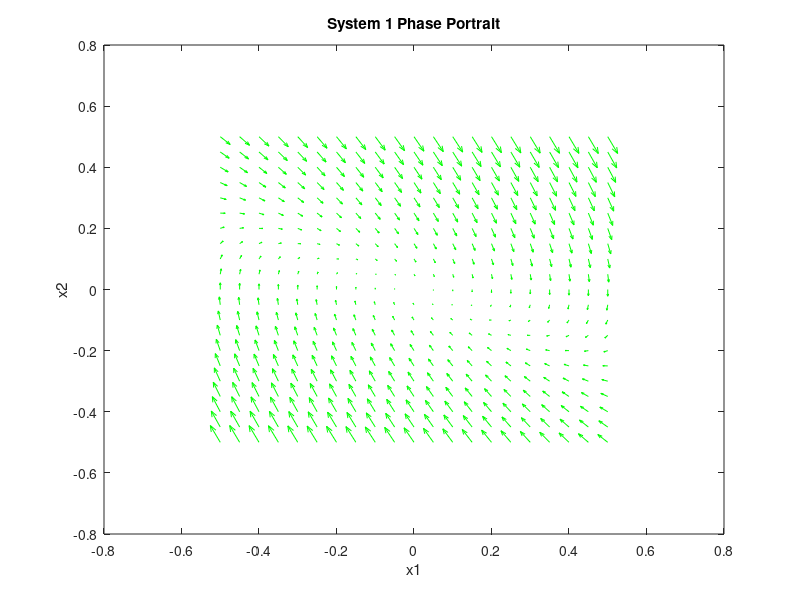
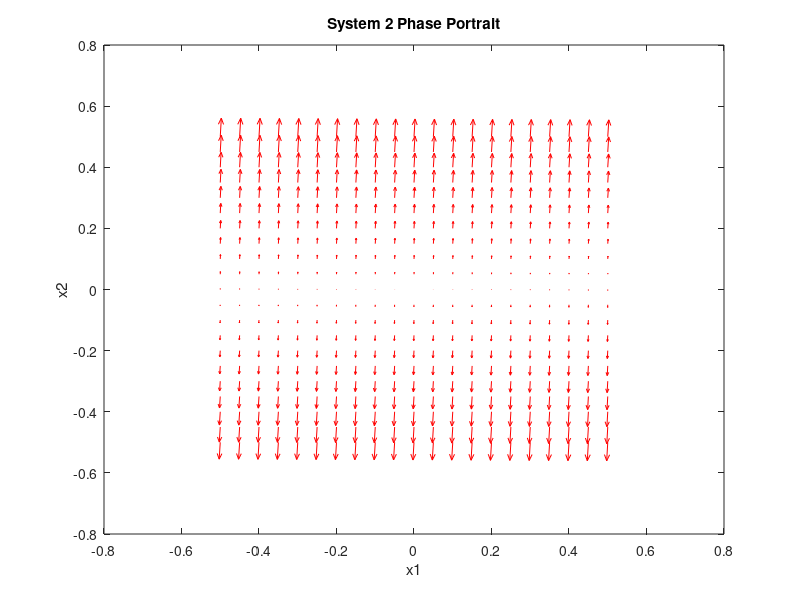
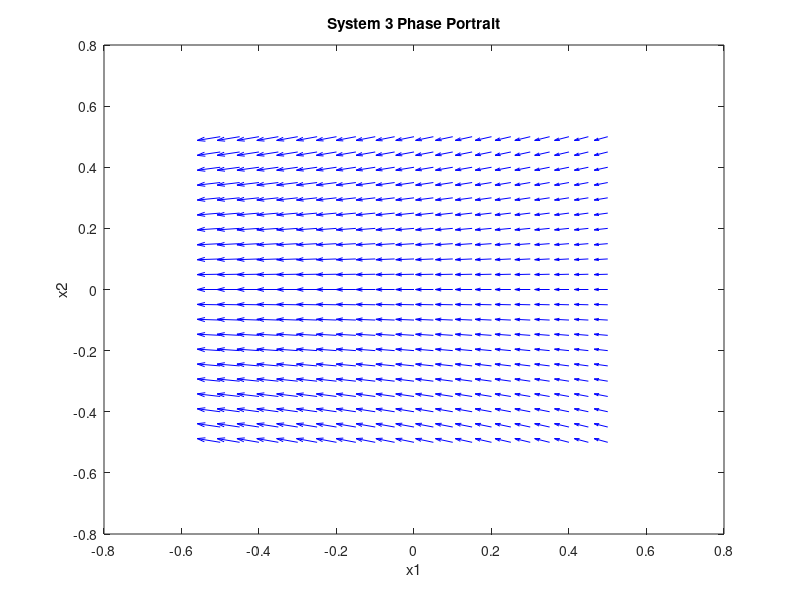
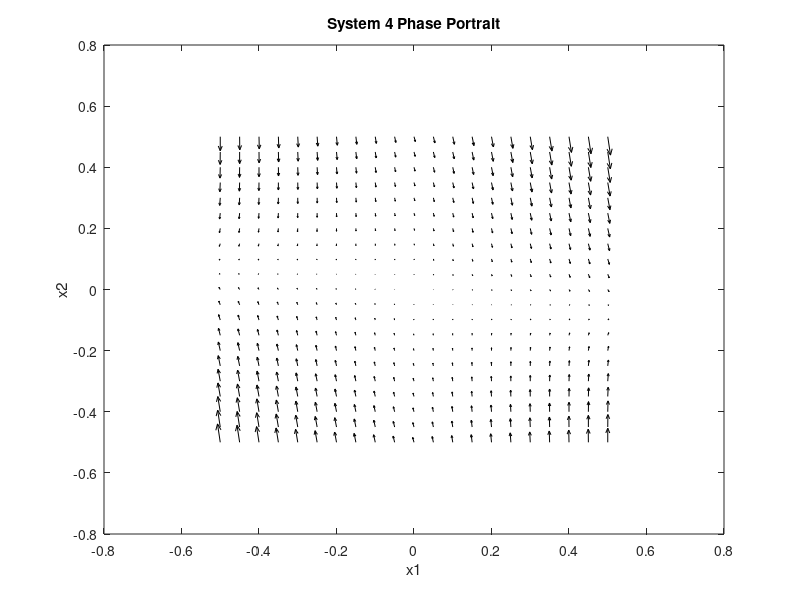

MATLAB code for these plots, in order:
% HW 1 ECH 267 Problem 8 
%% For system 1
[x1, x2] = meshgrid(-.5:0.05:.5, -.5:0.05:.5);
x1dot = x2;
x2dot = x1 - 2*atan(x1 + x2);
figure(1)
quiver(x1, x2, x1dot, x2dot, 'g')
title('System 1 Phase Portrait');
xlabel('x1');
ylabel('x2');

%% For system 2
x2dot_2 = - x1 + x2*(1 - 3*(x1)^2 - 2*(x2)^2);
figure(2)
quiver(x1, x2, x1dot, x2dot_2, 'r')
title('System 2 Phase Portrait');
xlabel('x1');
ylabel('x2');

%% For system 3
x1dot_3 = x1 - x1*x2;
x2dot_3 = 2*(x1)^2 - x2;
figure(3)
quiver(x1, x2, x1dot_3, x2dot_3, 'b')
title('System 3 Phase Portrait');
xlabel('x1');
ylabel('x2');

%% For system 4
x1dot_4 = x1 + x2 - x1*(abs(x1) + abs(x2));
x2dot_4 = - 2*x1 + x2 - x2*(abs(x1) + abs(x2));
figure(4)
quiver(x1, x2, x1dot_4, x2dot_4, 'k')
title('System 4 Phase Portrait');
xlabel('x1');
ylabel('x2');




